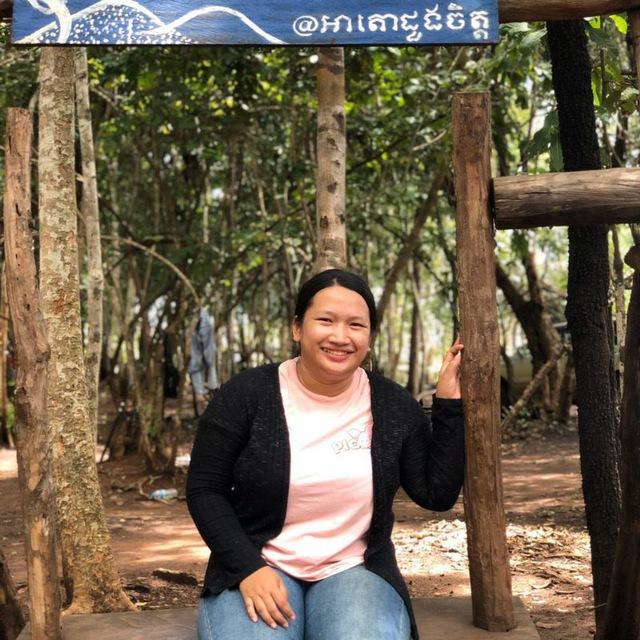
#> input picture sreynith.jpg, 640 x 640 px
$ python testOpenCV.py
#> lines starting #> are read from the running program, lines starting #| are printed output that depends on the picture
import cv2 as cv
import cv2 as cv
img = cv.imread("sreynith.jpg")
#> img is the input picture: shape (640, 640, 3); mean B, G, R 76.1, 95.9, 108.2
#img1 = cv.imread("TP4-Demo-Edge-Sobel.png", cv.IMREAD_GRAYSCALE)
#img1 = cv.imread("D:/Phut/ITC/Courses/AI/UP/AI-Cover.jpg")
#img1 = cv.imread("D:\\Phut\\ITC\\Courses\\AI\\UP\\AI-Cover.jpg")
img1 = cv.cvtColor(img, cv.COLOR_BGR2GRAY)
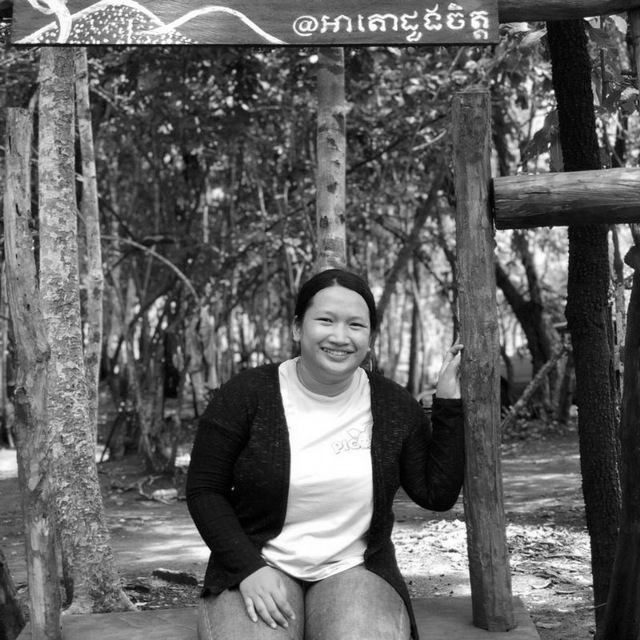
#> img1: shape (640, 640); min 0, max 255, mean 97.3
cv.imshow('Test Image', img)
# cv.imshow('Image 1', img1)
cv.waitKey(0)

$ run again, with image.png saved as sreynith.jpg
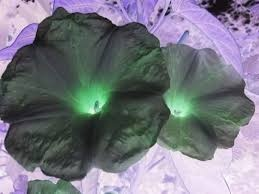
#> input picture image.png, 259 x 194 px
#> img is the input picture: shape (194, 259, 3); mean B, G, R 129.2, 119.5, 118.3
#> `img1 = cv.cvtColor(img, cv.COLOR_BGR2GRAY)`:
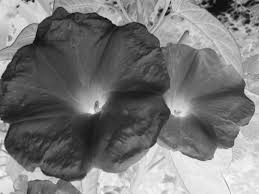
#> img1: shape (194, 259); min 4, max 253, mean 120.2

$ run again, with kakada.png saved as sreynith.jpg
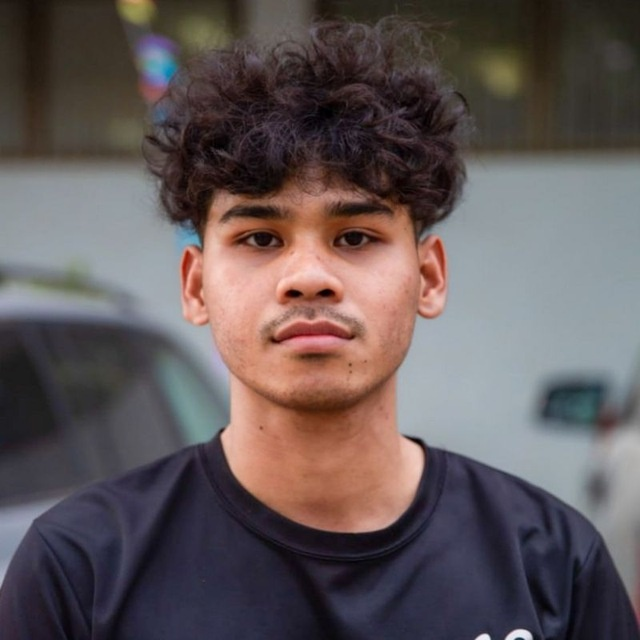
#> input picture kakada.png, 640 x 640 px
#> img is the input picture: shape (640, 640, 3); mean B, G, R 88.5, 87.7, 98
#> `img1 = cv.cvtColor(img, cv.COLOR_BGR2GRAY)`:
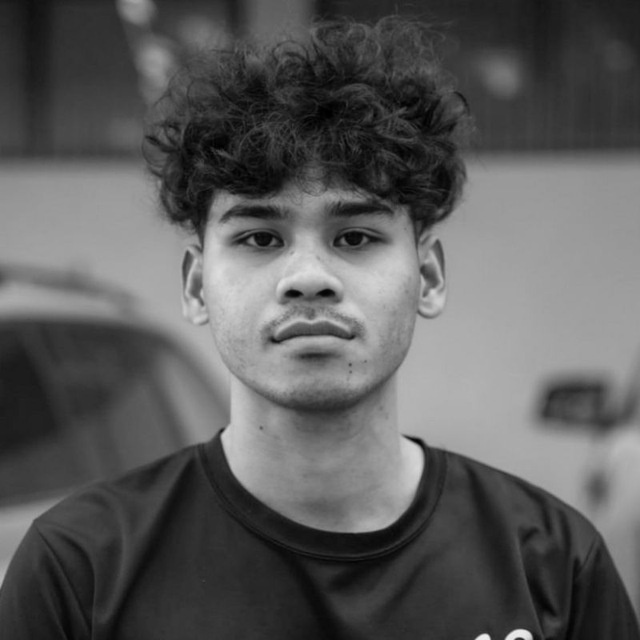
#> img1: shape (640, 640); min 0, max 238, mean 90.9
